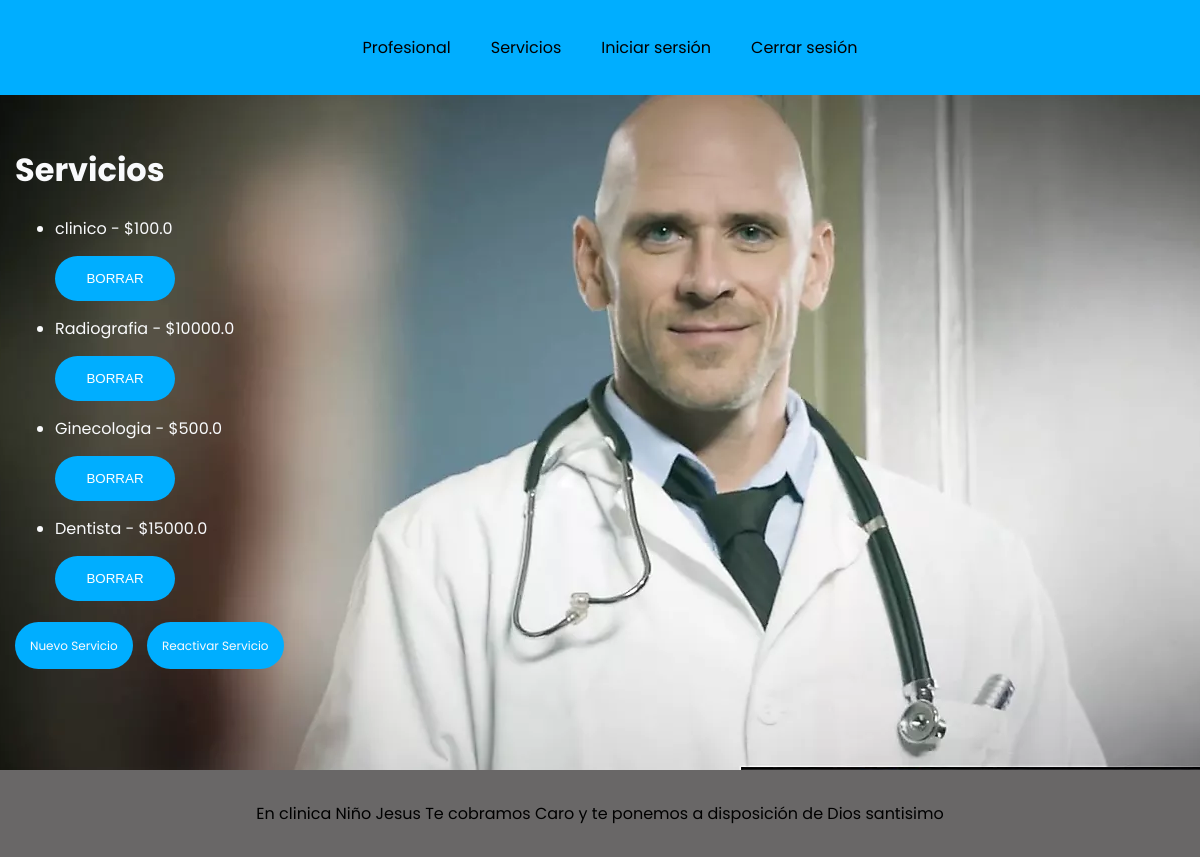
Page /servicio/lista/ on the committed database.
### apps/servicio/models.py (models this page shows, shortened)
class Servicio(models.Model):
    nombre = models.CharField(max_length=255)
    precio = models.FloatField()
    duracion = models.DurationField(default = timedelta(minutes=30))
    is_deleted = models.BooleanField(default=False)

### apps/servicio/views.py (the view)
# urls.py: path('lista/', ListaServiciosView.as_view(), name = 'lista_servicios'),
class ListaServiciosView(View):
    def get(self, request):
        servicios = Servicio.objects.filter(is_deleted=False)
        context = {'servicios':servicios}
        return render(request, 'Servicios.html', context)

### apps/servicio/templates/servicios.html (shortened to what this page needs)
{% extends 'base.html' %}
{% block content %}
    <h1> Servicios</h1>
    <ul>
        {% for servicio in servicios %}
            {% if not servicio.is_deleted %}
                <li>
                    <a href="{% url 'servicio:profesionales_disponibles' servicio.id %}">
                        {{ servicio.nombre }} - ${{ servicio.precio }}
                    </a>
                </li>
                <form method="post" action="{% url 'servicio:borrar_servicio' servicio.id %}">
                    <button class="borrar" type="submit">Borrar</button>
                </form>
            {% endif %}
        {% endfor %}
    </ul>
    <a class="profesional-boton" href="{% url 'servicio:crear_servicio' %}">Nuevo Servicio</a>
    <a class="profesional-boton" href="{% url 'servicio:servicios_borrados' %}">Reactivar Servicio</a>
{% endblock %}

### apps/static/css/style_base.css (style rules this page uses)
html { font-family: 'Alfa Slab One', cursive; font-family: 'Poppins', sans-serif; background-color: #F9Fafc; height: 100%; }
body { display: flex; flex-direction: column; justify-content: space-between; align-items: center; min-height: 100%; margin: 0; }
a { text-decoration: none; color: inherit; }
.borrar { margin-top: 15px; margin-bottom: 15px; padding: 15px; width: 120px; color: white; background-color: rgb(0, 174, 255); border: none; text-transform: uppercase; cursor: pointer; border-radius: 40px; }
.profesional-boton { margin-right: 10px; padding: 15px; background-color: rgb(0, 174, 255); border-radius: 30px; font-size: 12px; }

### rows in the picture
Servicio: nombre "clinico", precio "100.0"
Servicio: nombre "Radiografia", precio "10000.0"
Servicio: nombre "Ginecologia", precio "500.0"
Servicio: nombre "Dentista", precio "15000.0"
